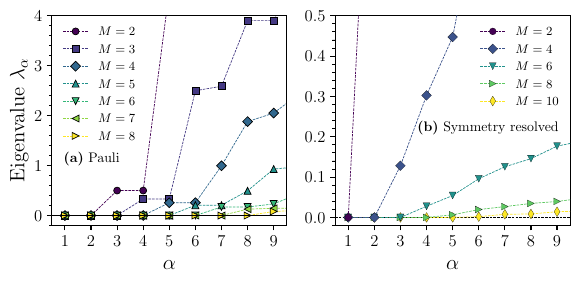

The script that saved this image:
import matplotlib.pyplot as plt
import numpy as np
import matplotlib as mpl
from matplotlib.lines import Line2D
import matplotlib.ticker as ticker

filename_pauli = (
    lambda M, d=0.75, J=1.0: f"../data/1D_XXZ/eigenvalues_1D_XXZ_M_{M:d}_J_{J:.1f}_d_{d:.2f}_pauli_basis.txt"
)
filename_spin_op = (
    lambda M, T, P, d=0.75, J=1.0: f"../data/1D_XXZ/eigenvalues_1D_XXZ_M_{M:d}_J_{J:.1f}_d_{d:.2f}_T_{T}_P_{P}_Sz_cons_true_spin_op_basis.txt"
)


def latex_plot(scale=1, fontsize=12):
    """Changes the size of a figure and fonts for the publication-quality plots."""
    fig_width_pt = 246.0
    inches_per_pt = 1.0 / 72.27
    golden_mean = (np.sqrt(5.0) - 1.0) / 2.0
    fig_width = fig_width_pt * inches_per_pt * scale
    fig_height = fig_width * golden_mean
    fig_size = [fig_width, fig_height]
    eps_with_latex = {
        "pgf.texsystem": "pdflatex",
        "text.usetex": True,
        "font.family": "serif",
        "font.serif": [],
        "font.sans-serif": [],
        "font.monospace": [],
        "axes.labelsize": fontsize,
        "font.size": fontsize,
        "legend.fontsize": fontsize,
        "xtick.labelsize": 12,
        "ytick.labelsize": 12,
        "figure.figsize": fig_size,
    }
    mpl.rcParams.update(eps_with_latex)


latex_plot(scale=1, fontsize=12)
legend_fontsize = 9
label_fontsize = 15
text_fontsize = 10
tick_fontsize = 14

fig, axs = plt.subplots(1, 2, figsize=(6, 3))

# Panel (a): Pauli basis
pauli_M = [2, 3, 4, 5, 6, 7, 8]
markers = ["o", "s", "D", "^", "v", "<", ">"]
colors = plt.cm.viridis(np.linspace(0, 1, len(pauli_M)))

for i, M in enumerate(pauli_M):
    data = np.loadtxt(filename_pauli(M))
    idx = np.arange(len(data)) + 1
    axs[0].plot(
        idx,
        data,
        label=fr"$M={{{M}}}$",
        linewidth=0.5,
        marker=markers[i],
        markersize=5,
        color=colors[i],
        linestyle="--",
        markeredgecolor="black",
        markeredgewidth=0.5,
    )
axs[0].set_xlim(0.5, 9.5)
axs[0].set_ylim(-0.2, 4)
axs[0].axhline(0, color="black", linewidth=0.5, linestyle="-")
axs[0].set_xlabel(r"$\alpha$", fontsize=label_fontsize)
axs[0].set_ylabel(r"Eigenvalue $\lambda_{\alpha}$", fontsize=label_fontsize)
axs[0].text(
    0.05,
    0.3,
    r"\textbf{(a)} Pauli",
    fontsize=text_fontsize,
    transform=axs[0].transAxes,
)
axs[0].legend(loc="upper left", fontsize=legend_fontsize, frameon=False)
axs[0].set_xticks(
    [1, 2, 3, 4, 5, 6, 7, 8, 9],
    [r"$1$", r"$2$", r"$3$", r"$4$", r"$5$", r"$6$", r"$7$", r"$8$", r"$9$"],
)
axs[0].yaxis.set_minor_locator(ticker.AutoMinorLocator())
axs[0].tick_params(axis="y", which="minor", length=2, color="black")


# symmetry resolved basis
M_spin_op = [2,4,6,8,10]
colors = plt.cm.viridis(np.linspace(0, 1, len(M_spin_op)))
markers = ["o", "D", "v", ">", "d"]

for i, M in enumerate(M_spin_op):
    P = "even"
    if M % 2 == 0:
      T = "real"
    else:
      T = "imag"

    data = np.loadtxt(filename_spin_op(M, T, P))
    idx = np.arange(len(data)) + 1
    axs[1].plot(
        idx,
        data,
        label=fr"$M={{{M}}}$",
        linewidth=0.5,
        marker=markers[i],
        markersize=5,
        color=colors[i],
        linestyle="--",
        markeredgecolor="black",
        markeredgewidth=0.1,
        zorder = 100 - i,
    )


axs[1].set_xlim(0.5, 9.5)
axs[1].set_ylim(-0.02, 0.5)
axs[1].axhline(0, color="black", linewidth=0.5, linestyle="--")
axs[1].set_xlabel(r"$\alpha$", fontsize=label_fontsize)
axs[1].text(
    0.35,
    0.45,
    r"\textbf{(b)} Symmetry resolved",
    fontsize=text_fontsize,
    ha="left",
    transform=axs[1].transAxes,
)
# axs[1].legend(loc="upper left", fontsize=legend_fontsize, frameon=False, ncol=2)
axs[1].set_xticks(
    [1, 2, 3, 4, 5, 6, 7, 8, 9],
    [r"$1$", r"$2$", r"$3$", r"$4$", r"$5$", r"$6$", r"$7$", r"$8$", r"$9$"],
)
axs[1].yaxis.set_minor_locator(ticker.AutoMinorLocator())
axs[1].tick_params(axis="y", which="minor", length=2, color="black")

axs[1].legend(
    loc="upper right",
    fontsize=legend_fontsize,
    frameon=False,
    ncol=1,
)


plt.tight_layout()
plt.savefig("fig1.pdf", bbox_inches="tight")
